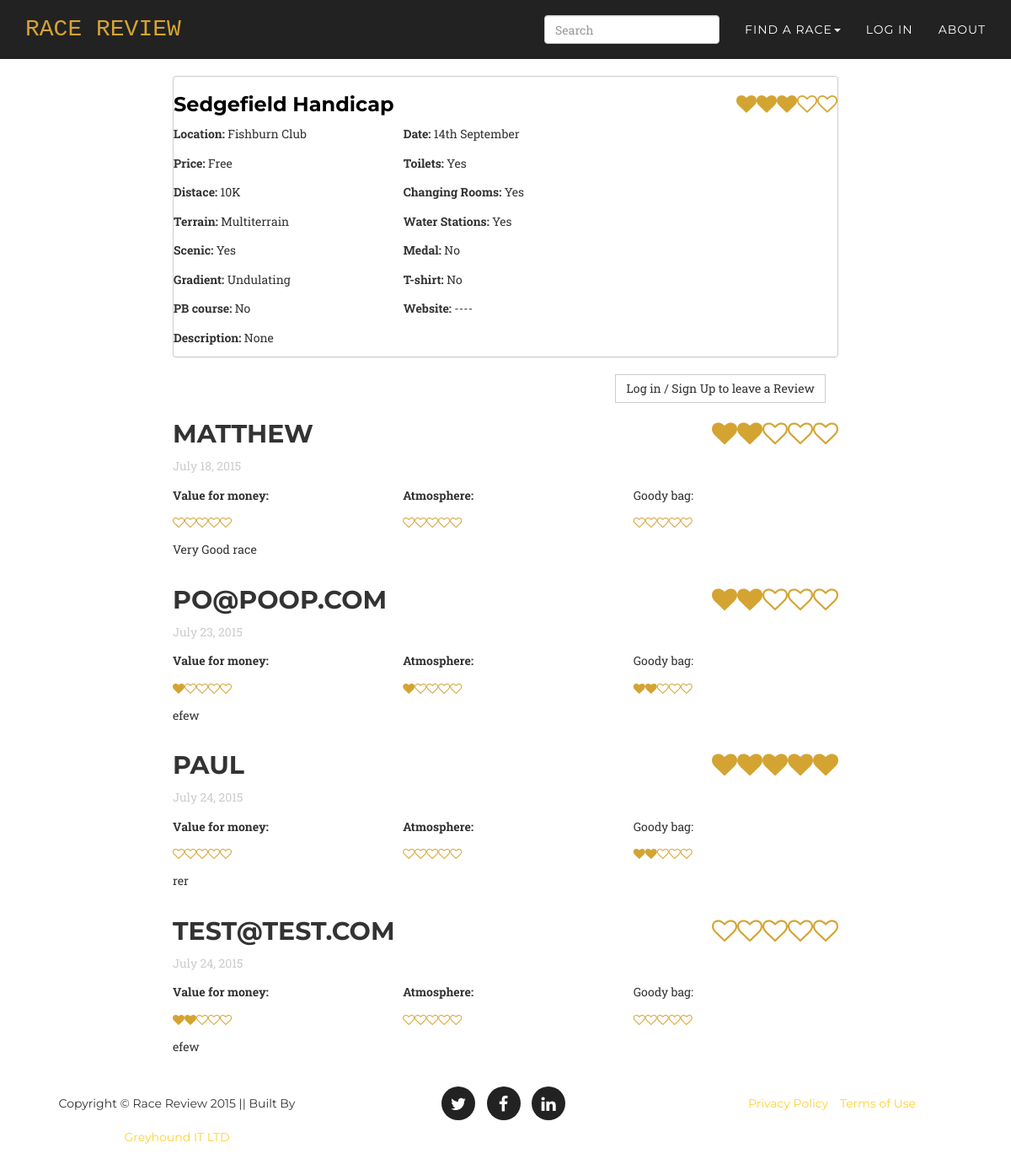
The app's page /race/3/detail/ with its own data.
### core/models.py (models this page shows, shortened)
class Race(models.Model):
	title = models.CharField(max_length=300)
	website = models.CharField(max_length=300, null=True, blank=True)
	description = models.TextField(null=True, blank=True)
	address = models.TextField(null=True, blank=True)
	position = GeopositionField(null=True, blank=True, verbose_name='Starting Address')
	date = models.CharField(max_length=300, null=True, blank=True)
	price = models.CharField(max_length=300, null=True, blank=True)
	distance = models.CharField(choices=DISTANCE_CHOICES,max_length=300, null=True, blank=True)
	terrain = models.CharField(choices=TERRAIN_CHOICES, max_length=300,null=True, blank=True)
	gradient = models.CharField(choices=GRADIENT_CHOICES,max_length=300, null=True, blank=True)
	medal = models.CharField(choices=YESNO_CHOICES,max_length=300, null=True, blank=True)
	tshirt = models.CharField(choices=TSHIRT_CHOICES, max_length=300, null=True, blank=True)
	changing = models.CharField(choices=YESNO_CHOICES,max_length=300, null=True, blank=True)
	toilets = models.CharField(choices=YESNO_CHOICES,max_length=300, null=True, blank=True)
	water = models.CharField(choices=YESNO_CHOICES,max_length=300, null=True, blank=True)
	pb = models.CharField(choices=PB_CHOICES,max_length=300, null=True, blank=True)
	scenic = models.CharField(choices=YESNO_CHOICES,max_length=300, null=True ,blank=True)
	image_file = models.ImageField(null=True, blank=True)
	created_at = models.DateTimeField(auto_now_add=True)
	def get_absolute_url(self):
		return reverse(viewname='race_list', args=[self.id])
	def get_average_rating(self):
		average = self.review_set.all().aggregate(Avg('rating'))['rating__avg']
		if average == None:
			return average
		else:
			return int(average)
	def get_reviews(self):
		return self.review_set.all()

class Review(models.Model):
	race = models.ForeignKey(Race)
	user = models.ForeignKey(User)
	review = models.TextField(null=True, blank=True)
	rating = models.IntegerField(choices=RATING_CHOICES, null=True, blank=True, verbose_name='Overall Raiting')
	valueformoney = models.IntegerField(choices=RATING_CHOICES, null=True, blank=True, verbose_name='Value for money')
	goodybag = models.IntegerField(choices=RATING_CHOICES, null=True, blank=True, verbose_name='Goody Bag')
	atmosphere = models.IntegerField(choices=RATING_CHOICES, null=True, blank=True)
	created_at = models.DateTimeField(auto_now_add=True)

### core/views.py (the view)
# urls.py: url(r'race/(?P<pk>\d+)/detail/$', coreviews.RaceDetailView.as_view(), name='race_list'),
class RaceDetailView(DetailView):
	model = coremodels.Race
	template_name = 'race/detail.html'
	context_object_name = 'race'
	def get_context_data(self, **kwargs):
		context = super(RaceDetailView, self).get_context_data(**kwargs)
		race = coremodels.Race.objects.get(id=self.kwargs['pk'])
		if self.request.user.is_authenticated():
			user_reviews =coremodels.Review.objects.filter(race=race, user=self.request.user)
			if user_reviews.count() > 0:
				context['user_review'] = user_reviews[0]
			else:
				context['user_review'] = None
		return context

### templates/race/detail.html (shortened to what this page needs)
{% extends 'base/theme.html' %}
{% block main_content %}
<div class="row main-content">
	<div class="col-md-2">
	</div>
	<div class="col-md-8">
		<div class="panel">
			<div class='row'>
					 <div class="col-md-8">
					 <h3><a href="{{ race.get_absolute_url }}">{{ race.title }}</a></h3>
					 </div>
					 <div class="col-md-4 text-right">
					 <h3>{% include 'base/rating.html' with rating=race.get_average_rating %}</h3>
					 </div>
			</div>
			<div class='row'>
				 <div class="col-md-4">
			{% if race.address %} <p><b>Location: </b>{{ race.address }}</p> {% endif %}
				</div>
				<div class="col-md-4">
			{% if race.date %}<p> <b>Date: </b> {{race.date}} </p> {% endif %}
				</div>
			</div>
			{% include 'race/specifics.html' with race=race %}
			<p><b>Description: </b>{{ race.description }}</p>
		</div>
		<div class="col-md-12">
 			{% if user.is_authenticated %}
 			<a type="button" href="{% url 'race_update' pk=race.id %}" class="btn btn-default pull-right">Edit</a>
	 			{% if user_review %}
	 			<a type="button" href="{% url 'review_update' pk=race.id %}" class="btn btn-default pull-right">Update Review</a>
	 			{% else %}
	 			<a type="button" href="{% url 'review_create' pk=race.id %}" class="btn btn-default pull-right">Create Review</a>
	 			{% endif %}
	 		{% else %}
	 			<a type="button" href="/entrance/" class="btn btn-default pull-right">Log in / Sign Up to leave a Review</a>
	 		{% endif %}
		 </div>
		{% for review in race.get_reviews %}
		{% include 'base/review.html' with race=race %}
		{% endfor %}
	</div>
	<div class="col-md-2">
	</div>
</div>
{% endblock %}

### templates/base/theme.html (shortened to what this page needs)
{% extends "base/index.html" %}
{% block navigation %}
 <li class="dropdown">
 <a data-toggle="dropdown" class="dropdown-toggle" href="/race" >Find a Race<b class="caret"></b></a>
 </li>
 {% if user.is_authenticated %}
	 <li> <a class="page-scroll" href="/race/create/">Add a Race</a> </li>
	 <li> <a class="page-scroll" href="/race/logout/">Log Out</a> </li>
	 {% else %}
	 <li><a class="page-scroll" href="/entrance/">Log In</a> </li>
{% endif %}
 <li> <a class="page-scroll" href="/about">About</a> </li>
{% endblock %}
{% block search %}
<form action="/search/" class="navbar-form navbar-right" method="get">
 <div class="form-group">
 <input type="text" placeholder="Search" class="form-control" name="query"></input>
 </div>
</form>
{% endblock %}

### templates/base/index.html (shortened to what this page needs)
{% load staticfiles %}
<!DOCTYPE html>
<html lang="en">
<head>
    <link href="{% static "css/bootstrap.min.css" %}" rel="stylesheet">
    <link href="{% static "css/agency.css" %}" rel="stylesheet">
    <link href="{% static "font-awesome/css/font-awesome.min.css" %}" rel="stylesheet" type="text/css">
</head>
<body id="page-top" class="index">
    <nav class="navbar navbar-default navbar-fixed-top">
        <div class="container">
            <div class="navbar-header page-scroll">
                <a class="navbar-brand page-scroll" href="/">RACE REVIEW</a>
            </div>
            <div class="collapse navbar-collapse" id="bs-example-navbar-collapse-1">
                <ul class="nav navbar-nav navbar-right">
                    {% block navigation %}{% endblock %}
                </ul>
                {% block search %}
                {% endblock %}
            </div>
        </div>
    </nav>
{% block main_content %}{% endblock %}
    <footer>
        <div class="container">
            <div class="row">
                <div class="col-md-4">
                    <span class="copyright">Copyright &copy; Race Review 2015 || Built By <a href="Http://www.greyhoundit.co.uk">Greyhound IT LTD</a></span>
                </div>
                <div class="col-md-4">
                    <ul class="list-inline social-buttons">
                        <li><a href="http://www.twitter.com/GreyhoundIT"><i class="fa fa-twitter"></i></a>
                        </li>
                        <li><a href="http://www.facebook.com/GreyhoundITLTD"><i class="fa fa-facebook"></i></a>
                        </li>
                        <li><a href="https://uk.linkedin.com/pub/matthew-hargraves/27/625/302"><i class="fa fa-linkedin"></i></a>
                        </li>
                    </ul>
                </div>
                <div class="col-md-4">
                    <ul class="list-inline quicklinks">
                        <li><a href="#">Privacy Policy</a>
                        </li>
                        <li><a href="#">Terms of Use</a>
                        </li>
                    </ul>
                </div>
            </div>
        </div>
    </footer>
</body>
</html>

### templates/base/rating.html
<div class="coffeed-rating">
{% if rating == 1 %}
<i class="fa fa-heart"></i><i class="fa fa-heart-o"></i><i class="fa fa-heart-o"></i><i class="fa fa-heart-o"></i><i class="fa fa-heart-o"></i>
{% elif rating == 2 %}
<i class="fa fa-heart"></i><i class="fa fa-heart"></i><i class="fa fa-heart-o"></i><i class="fa fa-heart-o"></i><i class="fa fa-heart-o"></i>
{% elif rating == 3 %}
<i class="fa fa-heart"></i><i class="fa fa-heart"></i><i class="fa fa-heart"></i><i class="fa fa-heart-o"></i><i class="fa fa-heart-o"></i>
{% elif rating == 4 %}
<i class="fa fa-heart"></i><i class="fa fa-heart"></i><i class="fa fa-heart"></i><i class="fa fa-heart"></i><i class="fa fa-heart-o"></i>
{% elif rating == 5 %}
<i class="fa fa-heart"></i><i class="fa fa-heart"></i><i class="fa fa-heart"></i><i class="fa fa-heart"></i><i class="fa fa-heart"></i>
{% else %}
<i class="fa fa-heart-o"></i><i class="fa fa-heart-o"></i><i class="fa fa-heart-o"></i><i class="fa fa-heart-o"></i><i class="fa fa-heart-o"></i>
{% endif %}
</div>

### templates/race/specifics.html
<div class="row">
<div class="col-md-4">
<p><b>Price: </b>{% if race.price %}{{ race.price }}{% else %}----{% endif %}</p>
<p><b>Distace: </b>{% if race.distance %}{{ race.get_distance_display }}{% else %}----{% endif %}</p>
<p><b>Terrain: </b>{% if race.terrain %}{{ race.get_terrain_display }}{% else %}----{% endif %}</p>
<p><b>Scenic: </b>{% if race.scenic %}{{ race.get_scenic_display }}{% else %}----{% endif %}</p>
<p><b>Gradient: </b>{% if race.gradient %}{{ race.get_gradient_display }}{% else %}----{% endif %}</p>
<p><b>PB course: </b>{% if race.pb %}{{ race.get_pb_display }}{% else %}----{% endif %}</p>
</div>
<div class="col-md-4">
<p><b>Toilets: </b>{% if race.toilets %}{{ race.get_toilets_display }}{% else %}----{% endif %}</p>
<p><b>Changing Rooms: </b>{% if race.changing %}{{ race.get_changing_display }}{% else %}----{% endif %}</p>
<p><b>Water Stations: </b>{% if race.water %}{{ race.get_water_display }}{% else %}----{% endif %}</p>
<p><b>Medal: </b>{% if race.medal %}{{ race.get_medal_display }}{% else %}----{% endif %}</p>
<p><b>T-shirt: </b>{% if race.tshirt %}{{ race.get_tshirt_display }}{% else %}----{% endif %}</p>
<p><b>Website: </b>{% if race.website %}{{ race.website }}{% else %}----{% endif %}</p>
</div>
</div>

### templates/base/review.html
<div class="row">
	 <div class="col-md-8">
	 <h2>{{ review.user.get_username }} </h2> <p class="subheading">  {{ review.created_at | date }}</p>
	 </div>
	 <div class="col-md-4 text-right">
	 <h2>{% include 'base/rating.html' with rating=review.rating %}</h2>
	 </div>
</div>
<div class="row">
	 <div class="col-md-4">
	 <p><b>Value for money: </b>{% include 'base/rating.html' with rating=review.valueformoney %}</p>
	 </div>
	 <div class="col-md-4">
	 <p><b>Atmosphere: </b>{% include 'base/rating.html' with rating=review.atmosphere %}</p>
	 </div>
	 <div class="col-md-4">
	 <p>Goody bag: </b>{% include 'base/rating.html' with rating=review.goodybag %}</p>
	 </div>
</div>
<p>{{ review.review }} </p>

### static/css/agency.css (style rules this page uses)
body { overflow-x: hidden; font-family: "Roboto Slab","Helvetica Neue",Helvetica,Arial,sans-serif; }
p { font-size: 14px; line-height: 1.75; }
a, a:hover, a:focus, a:active, a.active { outline: 0; }
a { color: #fed136; }
h1, h2, h3, h4, h5, h6 { text-transform: uppercase; font-family: Montserrat,"Helvetica Neue",Helvetica,Arial,sans-serif; font-weight: 700; }
.navbar-default { border-color: transparent; background-color: #222; }
.navbar-default .navbar-brand { font-family: "Kaushan Script","Helvetica Neue",Helvetica,Arial,cursive; color: #fed136; }
.navbar-default .navbar-collapse { border-color: rgba(255,255,255,.02); }
.navbar-default .nav li a { text-transform: uppercase; font-family: Montserrat,"Helvetica Neue",Helvetica,Arial,sans-serif; font-weight: 400; letter-spacing: 1px; color: #fff; }
@media (min-width:768px) { .navbar-default { padding: 10px 0; border: 0; background-color: #222; -webkit-transition: padding .3s; -moz-transition: padding .3s; transition: padding .3s; } }
@media (min-width:768px) { .navbar-default .navbar-brand { font-size: 2em; -webkit-transition: all .3s; -moz-transition: all .3s; transition: all .3s; } }
footer { padding: 25px 0; text-align: center; }
footer span.copyright { text-transform: uppercase; text-transform: none; font-family: Montserrat,"Helvetica Neue",Helvetica,Arial,sans-serif; line-height: 40px; }
footer ul.quicklinks { margin-bottom: 0; text-transform: uppercase; text-transform: none; font-family: Montserrat,"Helvetica Neue",Helvetica,Arial,sans-serif; line-height: 40px; }
ul.social-buttons { margin-bottom: 0; }
ul.social-buttons li a { display: block; width: 40px; height: 40px; border-radius: 100%; font-size: 20px; line-height: 40px; outline: 0; color: #fff; background-color: #222; -webkit-transition: all .3s; -moz-transition: all .3s; transition: all .3s; }
body { webkit-tap-highlight-color: #fed136; }
.coffeed-rating { color:#d4a432; }
.panel { padding:0px; background-color: #fff; border: 1px solid #ccc; border-radius: 4px; -webkit-box-shadow: 0 1px 1px rgba(0,0,0,.05); box-shadow: 0 1px 1px rgba(0,0,0,.05); }
.subheading { color:#ccc; }
.navbar-default .navbar-brand { font-family: "Lucida Console", Monaco, monospace; color: #d4a432; }
.main-content { padding-top: 90px; }
h3 a { color:#000; text-transform: none; }
.btn { border-radius: 0px; }

### records on screen
Race: title "Sedgefield Handicap", address "Fishburn Club", date "14th September", price "Free", distance "10K", terrain "Multiterrain", scenic "Yes", gradient "Undulating", pb "No", toilets "Yes", changing "Yes", water "Yes", medal "No", tshirt "No", description "None"
Review: user.get_username "MATTHEW", created_at "July 18, 2015", review "Very Good race"
Review: user.get_username "PO@POOP.COM", created_at "July 23, 2015", review "efew"
Review: user.get_username "PAUL", created_at "July 24, 2015", review "rer"
Review: user.get_username "TEST@TEST.COM", created_at "July 24, 2015", review "efew"
